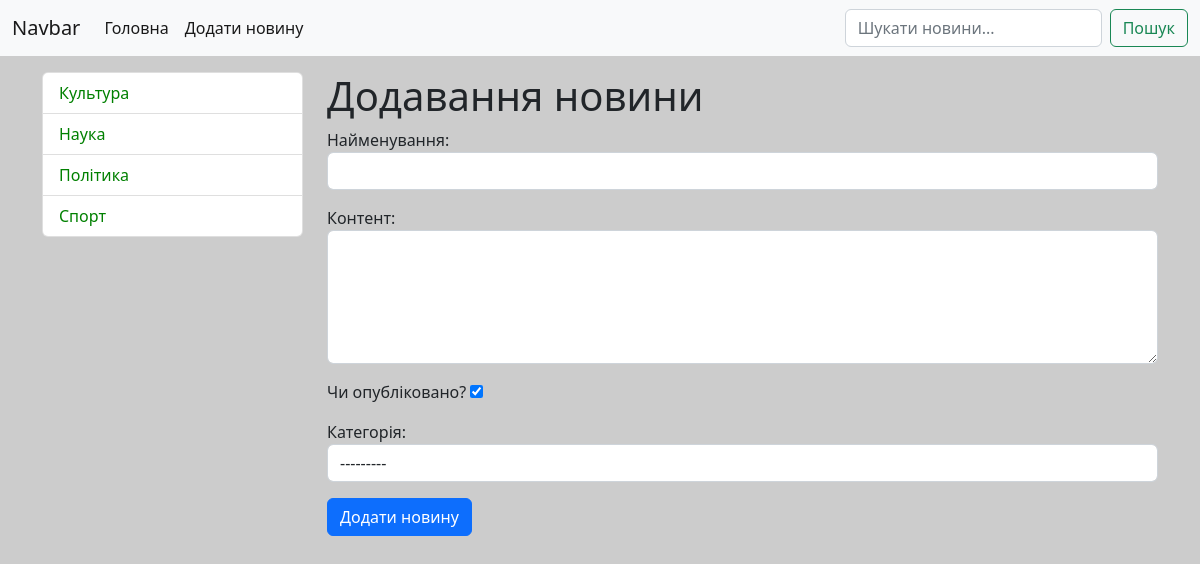
The app's page /news/add-news/ (signed in) with its own data.
### news/models.py (models this page shows)
class Category(models.Model):
    title = models.CharField(max_length=150, db_index=True, verbose_name='Назва категорії')
    def __str__(self):
        return self.title
    def get_absolute_url(self):
        return reverse(viewname='category', kwargs={'category_id': self.pk})
    class Meta:
        verbose_name = 'Категорія'
        verbose_name_plural = 'Категорії'
        ordering = ['title']

### news/views.py (the view)
class CreateNews(LoginRequiredMixin, CreateView):
    form_class = NewsForm
    template_name = 'news/add_news.html'
    raise_exception = True

### news/forms.py (shortened to what this page needs)
class NewsForm(forms.ModelForm):
    class Meta:
        model = News
        fields = ['title', 'content', 'is_published', 'category']
        widgets = {
            'title': forms.TextInput(attrs={'class': 'form-control'}),
            'content': forms.Textarea(attrs={'class': 'form-control', 'rows': 5}),
            'category': forms.Select(attrs={'class': 'form-control'}),
        }

### news/templatetags/news_tags.py (called while the page is built)
@register.inclusion_tag('news/list_categories.html')
def show_categories():
    categories = Category.objects.all()
    return {'categories': categories}

### news/templates/news/add_news.html (shortened to what this page needs)
{% extends 'base.html' %}
{% block sidebar %}
{% include 'inc/_sidebar.html' %}
{% endblock %}
{% block content %}
<h1>Додавання новини</h1>
<form action="{% url 'add_news' %}" method="post">
    {{ form.as_p }}
    <button type="submit" class="btn btn-primary btn-block">Додати новину</button>
</form>
{% endblock %}

### news/templates/news/list_categories.html
<div class="list-group">
    {% for item in categories %}
    <a href="{{ item.get_absolute_url }}" class="list-group-item list-group-item-action">{{ item.title }}</a>
    {% endfor %}
</div>

### news/static/news/style.css (style rules this page uses)
body { background-color: #ccc; }
.list-group-item.list-group-item-action { color: green; }

### records on screen
Category: title "Культура"
Category: title "Наука"
Category: title "Політика"
Category: title "Спорт"
